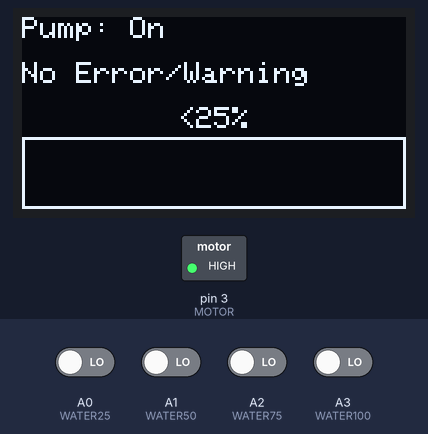
The sketch below on a simulated Arduino Uno, built with avr-gcc and run on an emulated ATmega328P. On the bench: 128×64 one-colour display, switched loads named in the sketch (green lamp = pin HIGH). Inputs (shaded band) come from the test bench; at power-on: A0 (WATER25), A1 (WATER50), A2 (WATER75), A3 (WATER100) LOW. The display library's start-up logo is not drawn.

Above: at 2.2 s.
2.3 s: A0 (WATER25) driven HIGH
At 2.6 s:
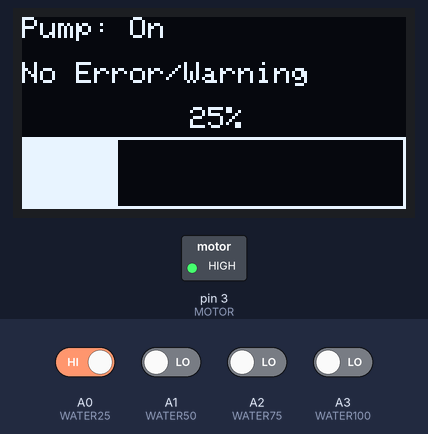
3.8 s: A2 (WATER75) driven HIGH
At 4.2 s:
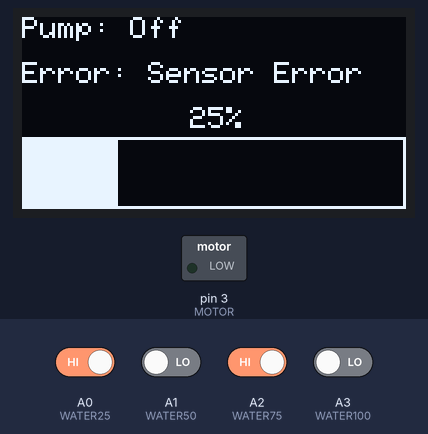
5.3 s: A1 (WATER50) driven HIGH
At 6.5 s:
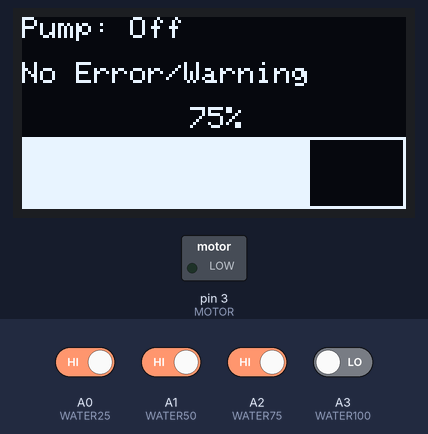
6.8 s: A3 (WATER100) driven HIGH
At 8.0 s:
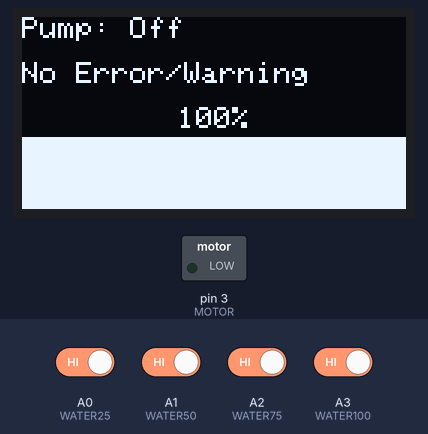
8.3 s: A0 (WATER25) driven LOW
At 9.0 s:
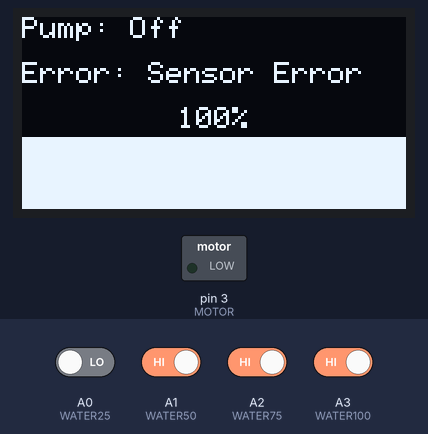
Timing chart, 0 to 10.8 s (numbered marks = the images above; inputs shaded):
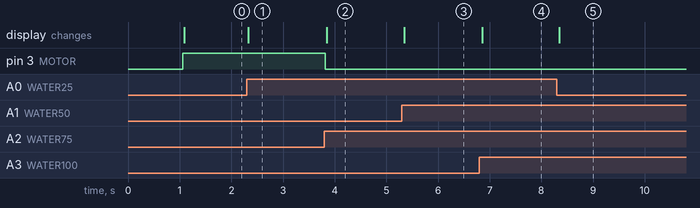

Measured:
- after the input at 2.3 s, the display: changes at once (image 1)
- after the input at 3.8 s, pin 3 (MOTOR): HIGH → LOW at once; the display: changes at once (image 2)
- after the input at 5.3 s, the display: changes after 0.05 s (image 3)
- after the input at 6.8 s, the display: changes after 0.05 s (image 4)
- after the input at 8.3 s, the display: changes after 0.05 s (image 5)

The sketch:

VannsensorOLED.ino
```cpp
#include <SPI.h>
#include <Wire.h>
#include <Adafruit_GFX.h>
#include <Adafruit_SSD1306.h>

#define SCREEN_WIDTH 128 // OLED display width, in pixels
#define SCREEN_HEIGHT 64 // OLED display height, in pixels
#define OLED_RESET 4 // OLED Reset pin

#define WATER25 A0
#define WATER50 A1
#define WATER75 A2
#define WATER100 A3
#define MOTOR 3

Adafruit_SSD1306 OLED(SCREEN_WIDTH, SCREEN_HEIGHT, &Wire, OLED_RESET);
unsigned long lastChange = 0;
bool lastState[4] = { false, false, false, false };
bool highUsage = false;

void setup() {
	OLED.begin(SSD1306_SWITCHCAPVCC, 0x3D);

	pinMode(WATER25, INPUT);
	pinMode(WATER50, INPUT);
	pinMode(WATER75, INPUT);
	pinMode(WATER100, INPUT);
	pinMode(MOTOR, OUTPUT);

	OLED.display();
	delay(1000);
	OLED.clearDisplay();
}

void loop() {
	bool water25 = digitalRead(WATER25);
	bool water50 = digitalRead(WATER50);
	bool water75 = digitalRead(WATER75);
	bool water100 = digitalRead(WATER100);
	bool error = (!water25 && (water50 || water75 || water100)) || (!water50 && (water75 || water100)) || (!water75 && water100);
	bool pump = digitalRead(MOTOR);

	if(error && pump) digitalWrite(MOTOR, LOW);
	if(!error && highUsage && !pump) digitalWrite(MOTOR, HIGH);
	if(!error && !pump && !water25) digitalWrite(MOTOR, HIGH);
	if(!error && pump && water100) digitalWrite(MOTOR, LOW);
	if(!error && !pump && ((!water25 && lastState[0] != water25) || (!water50 && lastState[1] != water50) || (!water75 && lastState[2] != water75) || (!water100 && lastState[3] != water100))) {
		if(lastChange > millis()) {
			digitalWrite(MOTOR, HIGH);
			highUsage = true;
		}

		lastChange = millis() + 2000;
	}

	pump = digitalRead(MOTOR);

	if(!error && !pump && highUsage) highUsage = false;

	OLED.clearDisplay();
	OLED.setTextSize(1);
	OLED.setTextColor(WHITE);
	OLED.setCursor(0, 0);
	OLED.print(pump ? F("Pump: On") : F("Pump: Off"));
	OLED.setCursor(0, 15);
	OLED.print(error ? F("Error: Sensor Error") : highUsage ? F("Warning: High Usage") : F("No Error/Warning"));
	OLED.setCursor(((error ? lastState[3] : water100) || (error ? !lastState[0] : !water25)) ? 52 : 56, 30);
	OLED.print((error ? lastState[3] : water100) ? F("100%") : (error ? lastState[2] : water75) ? F("75%") : (error ? lastState[1] : water50) ? F("50%") : (error ? lastState[0] : water25) ? F("25%") : F("<25%"));
	OLED.drawRect(0, 40, SCREEN_WIDTH, SCREEN_HEIGHT - 40, WHITE);
	OLED.fillRect(0, 40, SCREEN_WIDTH * ((error ? lastState[3] : water100) ? 1 : (error ? lastState[2] : water75) ? 0.75 : (error ? lastState[1] : water50) ? 0.5 : (error ? lastState[0] : water25) ? 0.25 : 0), SCREEN_HEIGHT - 40, WHITE);

	OLED.display();

	if(error) return;

	lastState[0] = water25;
	lastState[1] = water50;
	lastState[2] = water75;
	lastState[3] = water100;
}
```
